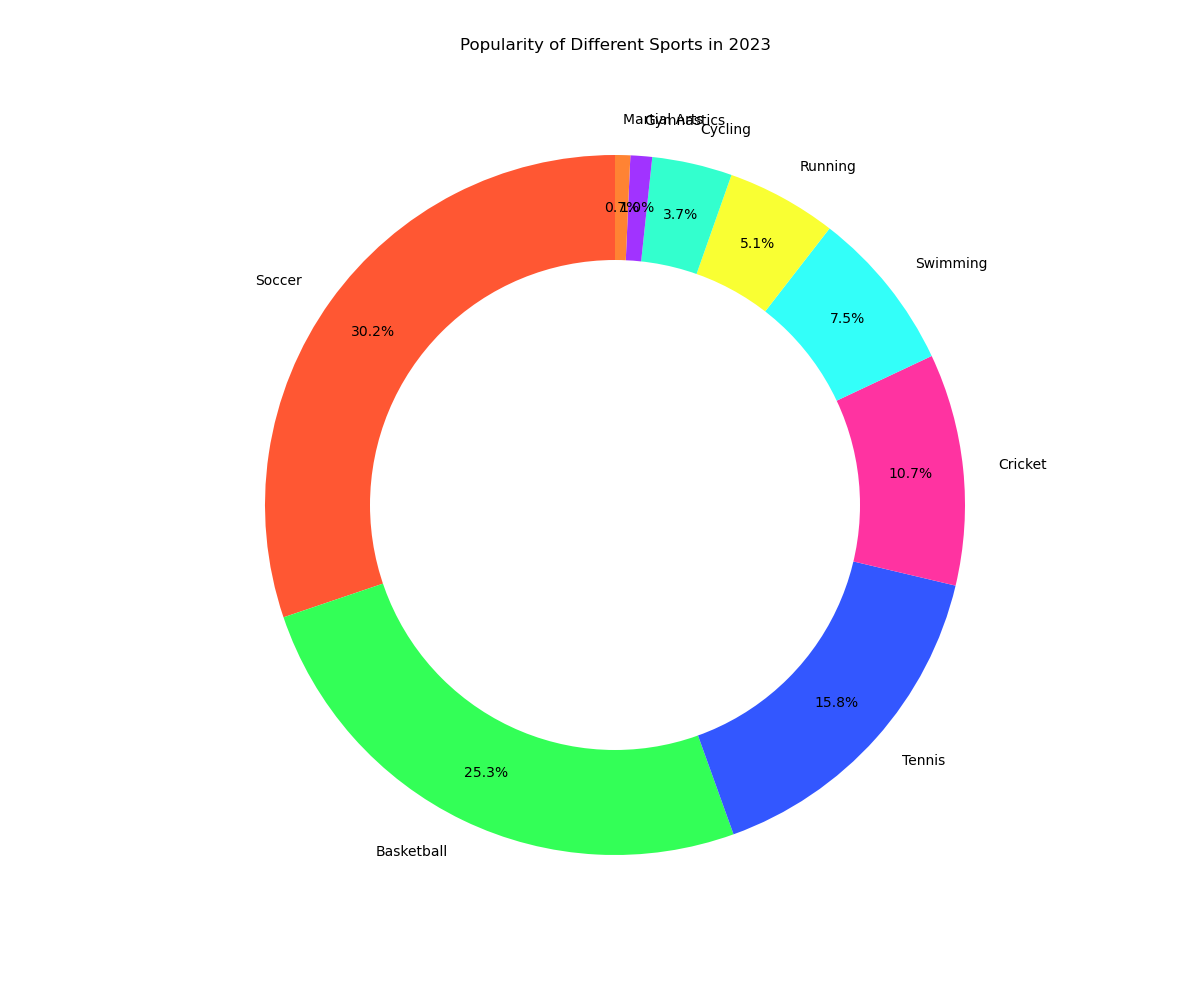

Source code (Python):

import matplotlib.pyplot as plt

# Data for the pie chart
sports = ['Soccer', 'Basketball', 'Tennis', 'Cricket', 'Swimming', 'Running', 'Cycling', 'Gymnastics', 'Martial Arts']
popularity = [30.2, 25.3, 15.8, 10.7, 7.5, 5.1, 3.7, 1.0, 0.7]

# Colors for each section of the pie chart
colors = ['#FF5733', '#33FF57', '#3357FF', '#FF33A1', '#33FFF9', '#F9FF33', '#33FFCE', '#A133FF', '#FF8333']

# Create a pie chart
plt.figure(figsize=(12, 10))
plt.pie(popularity, labels=sports, colors=colors, startangle=90, autopct='%1.1f%%', pctdistance=0.85)

# Draw a circle at the center to turn the pie chart into a donut chart
centre_circle = plt.Circle((0, 0), 0.70, fc='white')
fig = plt.gcf()
fig.gca().add_artist(centre_circle)

# Set the title of the chart
plt.title('Popularity of Different Sports in 2023', y=1.08)

# Equal aspect ratio ensures that pie is drawn as a circle
plt.axis('equal')

# Show the chart
plt.show()
